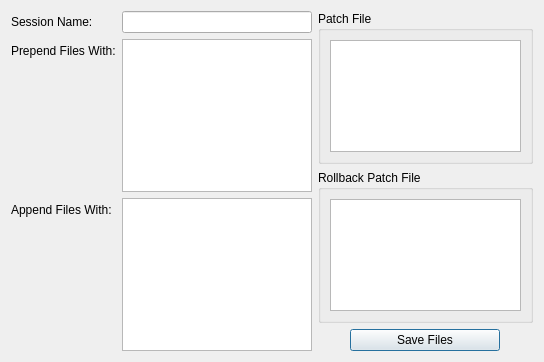
<?xml version="1.0" encoding="UTF-8"?>
<ui version="4.0">
 <class>session_view</class>
 <widget class="QDialog" name="session_view">
  <property name="geometry">
   <rect>
    <x>0</x>
    <y>0</y>
    <width>544</width>
    <height>362</height>
   </rect>
  </property>
  <property name="windowTitle">
   <string>Dialog</string>
  </property>
  <layout class="QHBoxLayout" name="horizontalLayout">
   <item>
    <layout class="QFormLayout" name="formLayout">
     <property name="fieldGrowthPolicy">
      <enum>QFormLayout::AllNonFixedFieldsGrow</enum>
     </property>
     <item row="0" column="0">
      <widget class="QLabel" name="sessionNameLabel">
       <property name="text">
        <string>Session Name:</string>
       </property>
      </widget>
     </item>
     <item row="0" column="1">
      <widget class="QLineEdit" name="sessionNameLineEdit"/>
     </item>
     <item row="1" column="0">
      <widget class="QLabel" name="label">
       <property name="text">
        <string>Prepend Files With:</string>
       </property>
      </widget>
     </item>
     <item row="1" column="1">
      <widget class="QPlainTextEdit" name="plainTextEdit"/>
     </item>
     <item row="2" column="0">
      <widget class="QLabel" name="label_2">
       <property name="text">
        <string>Append Files With:</string>
       </property>
      </widget>
     </item>
     <item row="2" column="1">
      <widget class="QPlainTextEdit" name="plainTextEdit_2"/>
     </item>
    </layout>
   </item>
   <item>
    <layout class="QVBoxLayout" name="verticalLayout">
     <item>
      <widget class="QGroupBox" name="groupBox">
       <property name="title">
        <string>Patch File</string>
       </property>
       <layout class="QVBoxLayout" name="verticalLayout_2">
        <item>
         <widget class="QPlainTextEdit" name="patchText">
          <property name="textInteractionFlags">
           <set>Qt::NoTextInteraction</set>
          </property>
         </widget>
        </item>
       </layout>
      </widget>
     </item>
     <item>
      <widget class="QGroupBox" name="groupBox_2">
       <property name="title">
        <string>Rollback Patch File</string>
       </property>
       <layout class="QVBoxLayout" name="verticalLayout_3">
        <item>
         <widget class="QPlainTextEdit" name="rollbackText">
          <property name="documentTitle">
           <string/>
          </property>
          <property name="undoRedoEnabled">
           <bool>false</bool>
          </property>
          <property name="plainText">
           <string/>
          </property>
          <property name="textInteractionFlags">
           <set>Qt::NoTextInteraction</set>
          </property>
         </widget>
        </item>
       </layout>
      </widget>
     </item>
     <item>
      <layout class="QHBoxLayout" name="horizontalLayout_2">
       <item>
        <widget class="QPushButton" name="saveFilesButton">
         <property name="maximumSize">
          <size>
           <width>150</width>
           <height>16777215</height>
          </size>
         </property>
         <property name="text">
          <string>Save Files</string>
         </property>
        </widget>
       </item>
      </layout>
     </item>
    </layout>
   </item>
  </layout>
 </widget>
 <resources/>
 <connections/>
</ui>
